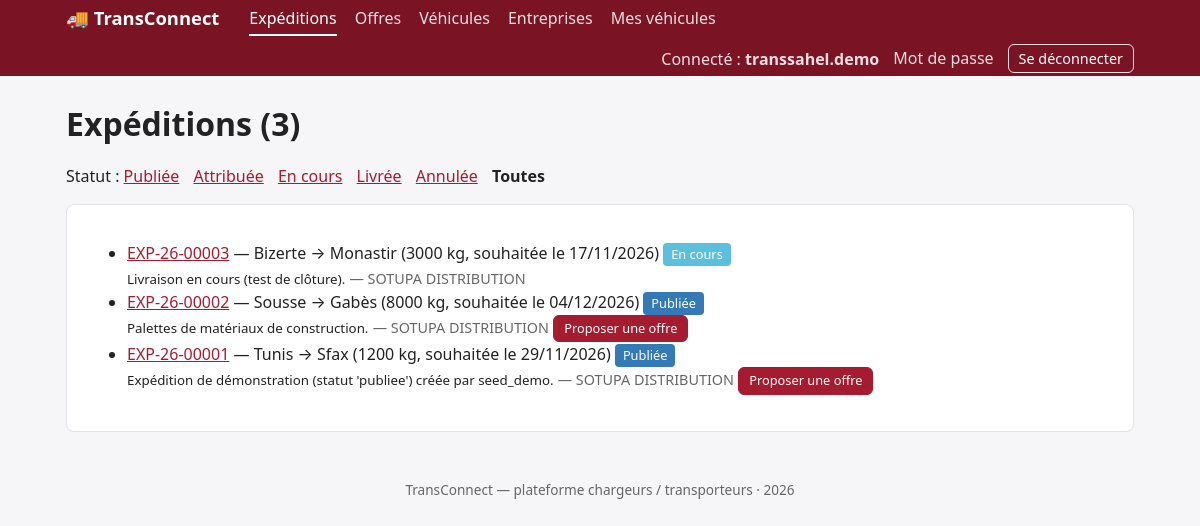
The app's page /expeditions/?statut=toutes (signed in) with its own data.
### EntreprisesApp/models.py (models this page shows, shortened)
class Utilisateur(AbstractUser):
    ROLE_CHARGEUR = 'chargeur'
    ROLE_TRANSPORTEUR = 'transporteur'
    ROLE_ADMIN = 'admin'
    ROLE_CHOICES = (
        (ROLE_CHARGEUR, 'Chargeur'),
        (ROLE_TRANSPORTEUR, 'Transporteur'),
        (ROLE_ADMIN, 'Administrateur'),
    )
    user_id = models.CharField(max_length=8, primary_key=True, editable=False)
    email = models.EmailField(unique=True, validators=[valider_email_gmail])
    role = models.CharField(max_length=20, choices=ROLE_CHOICES, default=ROLE_CHARGEUR)
    telephone = models.CharField(
        max_length=8, blank=True, validators=[valider_telephone]
    )
    created_at = models.DateTimeField(auto_now_add=True)
    updated_at = models.DateTimeField(auto_now=True)
    objects = UtilisateurManager()
    REQUIRED_FIELDS = ['email']
    class Meta:
        verbose_name = 'Utilisateur'
        verbose_name_plural = 'Utilisateurs'

class Entreprise(models.Model):
    TYPE_CHARGEUR = 'chargeur'
    TYPE_TRANSPORTEUR = 'transporteur'
    TYPE_CHOICES = (
        (TYPE_CHARGEUR, 'Chargeur'),
        (TYPE_TRANSPORTEUR, 'Transporteur'),
    )
    raison_sociale = models.CharField(max_length=150)
    matricule_fiscal = models.CharField(
        max_length=17, unique=True, validators=[valider_matricule_fiscal]
    )
    type_entreprise = models.CharField(max_length=15, choices=TYPE_CHOICES)
    adresse = models.TextField(
        validators=[MinLengthValidator(20, "L'adresse doit contenir au moins 20 caractères.")]
    )
    utilisateur = models.OneToOneField(
        Utilisateur,
        on_delete=models.CASCADE,
        related_name='entreprise',
        null=True,
        blank=True,
    )
    created_at = models.DateTimeField(auto_now_add=True)
    updated_at = models.DateTimeField(auto_now=True)
    class Meta:
        verbose_name = 'Entreprise'
        verbose_name_plural = 'Entreprises'
        ordering = ['raison_sociale']
    @property
    def est_transporteur(self):
        return self.type_entreprise == self.TYPE_TRANSPORTEUR
    @property
    def est_chargeur(self):
        return self.type_entreprise == self.TYPE_CHARGEUR

### ExpeditionsApp/models.py (models this page shows, shortened)
class Expedition(models.Model):
    PUBLIEE = 'publiee'
    ATTRIBUEE = 'attribuee'
    EN_COURS = 'en_cours'
    LIVREE = 'livree'
    ANNULEE = 'annulee'
    STATUT_CHOICES = (
        (PUBLIEE, 'Publiée'),
        (ATTRIBUEE, 'Attribuée'),
        (EN_COURS, 'En cours'),
        (LIVREE, 'Livrée'),
        (ANNULEE, 'Annulée'),
    )
    reference = models.CharField(max_length=12, unique=True, editable=False)
    ville_depart = models.CharField(max_length=100)
    ville_arrivee = models.CharField(max_length=100)
    poids_kg = models.DecimalField(
        max_digits=10,
        decimal_places=2,
        validators=[MinValueValidator(Decimal('0.01'), "Le poids doit être strictement positif.")],
        help_text='Poids en kg',
    )
    date_souhaitee = models.DateField()
    description = models.TextField(blank=True)
    statut = models.CharField(max_length=15, choices=STATUT_CHOICES, default=PUBLIEE)
    entreprise = models.ForeignKey(
        'EntreprisesApp.Entreprise',
        on_delete=models.CASCADE,
        related_name='expeditions',
    )
    created_at = models.DateTimeField(auto_now_add=True)
    updated_at = models.DateTimeField(auto_now=True)
    class Meta:
        verbose_name = 'Expédition'
        verbose_name_plural = 'Expéditions'
        ordering = ['-created_at']

### ExpeditionsApp/views.py (the view)
# urls.py: path('', views.ExpeditionListView.as_view(), name='liste'),
class ExpeditionListView(ListView):
    model = Expedition
    template_name = 'expeditions/liste.html'
    context_object_name = 'expeditions'
    paginate_by = 10
    def get_queryset(self):
        queryset = Expedition.objects.select_related('entreprise').order_by('-created_at')
        statut = self.request.GET.get('statut', Expedition.PUBLIEE)
        if statut != 'toutes':
            queryset = queryset.filter(statut=statut)
        return queryset
    def get_context_data(self, **kwargs):
        context = super().get_context_data(**kwargs)
        context['statut_courant'] = self.request.GET.get('statut', Expedition.PUBLIEE)
        context['statuts'] = Expedition.STATUT_CHOICES
        return context

### EntreprisesApp/context_processors.py (called while the page is built)
def entreprise_courante(request):
    return {'mon_entreprise': entreprise_de(getattr(request, 'user', None))}

### EntreprisesApp/mixins.py (called while the page is built)
def entreprise_de(user):
    return getattr(user, 'entreprise', None)

### ExpeditionsApp/templates/expeditions/liste.html (shortened to what this page needs)
{% extends 'base.html' %}
{% block content %}
<div class="actions">
  <h1 style="margin:0;">Expéditions ({% if page_obj %}{{ page_obj.paginator.count }}{% else %}{{ expeditions|length }}{% endif %})</h1>
</div>
<p class="filtres">
  Statut :
  {% for code, libelle in statuts %}
  <a href="?statut={{ code }}" {% if statut_courant == code %}class="actif"{% endif %}>{{ libelle }}</a>
  {% endfor %}
  <a href="?statut=toutes" {% if statut_courant == 'toutes' %}class="actif"{% endif %}>Toutes</a>
</p>
<div class="card">
  <ul>
    {% for expedition in expeditions %}
    <li>
      <a href="{% url 'expeditions:detail' expedition.reference %}">{{ expedition.reference }}</a>
      — {{ expedition.ville_depart }} → {{ expedition.ville_arrivee }}
      ({{ expedition.poids_kg|floatformat:0 }} kg,
      souhaitée le {{ expedition.date_souhaitee|date:"d/m/Y" }})
      <span class="badge b-{{ expedition.statut }}">{{ expedition.get_statut_display }}</span>
      <br>
      <small>{{ expedition.description|default:"Aucune description fournie."|truncatewords:15 }}</small>
      <small class="muted">— {{ expedition.entreprise.raison_sociale|upper }}</small>
      {% if user.is_authenticated %}
        {% if mon_entreprise.pk == expedition.entreprise_id %}
        <a class="btn petit secondaire" href="{% url 'expeditions:modifier' expedition.reference %}">Modifier</a>
        <a class="btn petit danger" href="{% url 'expeditions:supprimer' expedition.reference %}">Supprimer</a>
        {% elif mon_entreprise.est_transporteur and expedition.statut == 'publiee' %}
        <a class="btn petit" href="{% url 'offres:ajouter' %}?expedition={{ expedition.pk }}">Proposer une offre</a>
        {% endif %}
      {% endif %}
    </li>
    {% empty %}
    <li>Aucune expédition disponible pour le moment.</li>
    {% endfor %}
  </ul>
</div>
{% endblock %}

### templates/base.html (shortened to what this page needs)
<!DOCTYPE html>
<html lang="fr">
<head>
</head>
<body>
  <header>
    {% with nom_url=request.resolver_match.app_name %}
    <nav>
      <a class="logo" href="{% url 'accueil' %}">🚚 TransConnect</a>
      <a href="{% url 'expeditions:liste' %}" {% if nom_url == 'expeditions' %}class="actif"{% endif %}>Expéditions</a>
      <a href="{% url 'offres:liste' %}" {% if nom_url == 'offres' %}class="actif"{% endif %}>Offres</a>
      <a href="{% url 'vehicules:liste' %}" {% if nom_url == 'vehicules' %}class="actif"{% endif %}>Véhicules</a>
      <a href="{% url 'entreprises:liste' %}" {% if nom_url == 'entreprises' %}class="actif"{% endif %}>Entreprises</a>
      {% if user.is_authenticated %}
        {% if mon_entreprise.est_transporteur %}
        <a href="{% url 'vehicules:mes' %}">Mes véhicules</a>
        {% elif mon_entreprise.est_chargeur %}
        <a href="{% url 'expeditions:ajouter' %}">Publier une expédition</a>
        {% else %}
        <a href="{% url 'entreprises:ajouter' %}">Créer mon entreprise</a>
        {% endif %}
      <span class="compte">
        <span>Connecté : <strong>{{ user.username }}</strong></span>
        <a href="{% url 'password_change' %}">Mot de passe</a>
        <form method="post" action="{% url 'logout' %}" class="inline">
          <button type="submit" class="lien">Se déconnecter</button>
        </form>
      </span>
      {% else %}
      <span class="compte">
        <a href="{% url 'login' %}">Se connecter</a>
        <a href="{% url 'inscription' %}">Créer un compte</a>
      </span>
      {% endif %}
    </nav>
    {% endwith %}
  </header>
  <main>
    {% block content %}{% endblock %}
  </main>
  <footer>TransConnect — plateforme chargeurs / transporteurs · {% now "Y" %}</footer>
</body>
</html>

### templates/base.html (style rules this page uses)
:root { --brand:#a51c30; --brand-dark:#7a1424; --bg:#f6f6f8; --card:#fff; --text:#222; --muted:#666; --line:#e2e2e6; }
* { box-sizing: border-box; }
body { margin:0; font-family: system-ui, -apple-system, "Segoe UI", Roboto, sans-serif; background:var(--bg); color:var(--text); line-height:1.5; }
header { background:var(--brand-dark); color:#fff; }
nav { max-width:1100px; margin:0 auto; padding:0 16px; display:flex; flex-wrap:wrap; align-items:center; gap:4px 18px; min-height:56px; }
nav .logo { font-weight:700; font-size:1.15rem; color:#fff; text-decoration:none; margin-right:12px; }
nav a { color:#f3dfe2; text-decoration:none; padding:4px 0; border-bottom:2px solid transparent; }
nav a:hover, nav a.actif { color:#fff; border-bottom-color:#fff; }
nav .compte { margin-left:auto; display:flex; flex-wrap:wrap; align-items:center; gap:4px 14px; color:#f3dfe2; }
nav button.lien { background:none; border:1px solid #f3dfe2; border-radius:6px; color:#fff; padding:3px 10px; cursor:pointer; font:inherit; font-size:.9rem; }
main { max-width:1100px; margin:24px auto; padding:0 16px; }
h1, h2 { margin-top:0; }
.card { background:var(--card); border:1px solid var(--line); border-radius:8px; padding:20px; margin-bottom:20px; }
a { color:var(--brand); }
.muted { color:var(--muted); font-size:.9rem; }
.badge { display:inline-block; padding:2px 8px; border-radius:4px; color:#fff; font-size:.8rem; white-space:nowrap; }
.b-publiee { background:#337AB7 }
.b-en_cours { background:#5BC0DE }
.btn { display:inline-block; padding:7px 14px; border-radius:6px; border:1px solid var(--brand); background:var(--brand); color:#fff; text-decoration:none; cursor:pointer; font-size:.9rem; }
.btn.petit { padding:3px 10px; font-size:.8rem; }
.actions { display:flex; flex-wrap:wrap; gap:8px; align-items:center; margin:12px 0; }
.inline { display:inline; }
.filtres a { margin-right:10px; }
.filtres a.actif { font-weight:700; text-decoration:none; color:var(--text); }
footer { text-align:center; color:var(--muted); font-size:.85rem; padding:24px 16px; }

### records on screen
Utilisateur: username "transsahel.demo"
Expedition: reference "EXP-26-00003", ville_depart "Bizerte", ville_arrivee "Monastir", poids_kg "3000", date_souhaitee "17/11/2026", statut "En cours", description "Livraison en cours (test de clôture).", entreprise.raison_sociale "SOTUPA DISTRIBUTION"
Expedition: reference "EXP-26-00002", ville_depart "Sousse", ville_arrivee "Gabès", poids_kg "8000", date_souhaitee "04/12/2026", statut "Publiée", description "Palettes de matériaux de construction.", entreprise.raison_sociale "SOTUPA DISTRIBUTION"
Expedition: reference "EXP-26-00001", ville_depart "Tunis", ville_arrivee "Sfax", poids_kg "1200", date_souhaitee "29/11/2026", statut "Publiée", description "Expédition de démonstration (statut 'publiee') créée par seed_demo.", entreprise.raison_sociale "SOTUPA DISTRIBUTION"

### other values on screen
{{ page_obj.paginator.count }} "3"
{{ libelle }} "Publiée" "Attribuée" "En cours" "Livrée" "Annulée"
